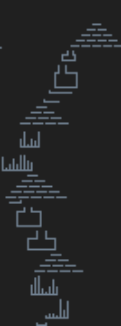
Frame 1 (no input)
Frame 60 (no input): identical to frame 1, image omitted
Frame 120 (the mouse pressed at the canvas centre since frame 60): identical to frame 1, image omitted

The p5.js sketch that drew this single still picture (run headless with seeded random() and noise() and a simulated clock; from frame 60 on, the mouse is pressed at the canvas centre):

// p5.js sketch
// ── sketch.js
let buttonPart1;
let buttonPart2;
let activePart = 'Part 1';
let run = false;
const xOfs = minX - 1;

const drawCave = () => {
  caveWallsArray.forEach(([y, x]) => set(x-xOfs, y, color(112,128,144)));
}

const drawGrainsOfSand = () => {
  grainsOfSand.forEach(grain => {
    const [y, x] = grain.split(',').map(Number);

    if (x < maxX && x > minX - 2)
      set(x-xOfs, y, color(244,164,96));
  });
}

function setup() {
  document.body.style.zoom = "180%";
  
  createCanvas(maxX-xOfs, maxY+1);
  
  const startRun = (part) => {
    activePart = part;
    run = true;
    grainsOfSand.clear();
    buttonPart1.attribute('disabled', '')
    buttonPart2.attribute('disabled', '')
  }

  buttonPart1 = createButton('Part 1');
  buttonPart2 = createButton('Part 2');

  buttonPart1.position(maxX-xOfs + 10, 7);
  buttonPart2.position(maxX-xOfs + 10, 30);

  buttonPart1.mousePressed(() => startRun('Part 1'));
  buttonPart2.mousePressed(() => startRun('Part 2'));
}

function draw() {
  background(32);
  loadPixels();

  drawCave();
  drawGrainsOfSand();   

  if (run) {
    // Skip simulations that are not in the visible area
    let [response, [y, x]] = dropOnce(activePart);
    while (!(x < maxX && x > minX - 2)) {
      [response, [y, x]] = dropOnce(activePart);
    }

    if (!response) { 
      run = false;
      console.log(activePart, grainsOfSand.size)
      buttonPart1.removeAttribute('disabled');
      buttonPart2.removeAttribute('disabled');
    }

    set(x-xOfs, y, color(255));
  }

  updatePixels();
}
// ── input.js
window.input = `480,150 -> 485,150
459,100 -> 464,100
448,94 -> 448,87 -> 448,94 -> 450,94 -> 450,93 -> 450,94 -> 452,94 -> 452,91 -> 452,94 -> 454,94 -> 454,88 -> 454,94 -> 456,94 -> 456,91 -> 456,94 -> 458,94 -> 458,86 -> 458,94 -> 460,94 -> 460,86 -> 460,94 -> 462,94 -> 462,89 -> 462,94 -> 464,94 -> 464,90 -> 464,94
464,163 -> 464,158 -> 464,163 -> 466,163 -> 466,154 -> 466,163 -> 468,163 -> 468,153 -> 468,163 -> 470,163 -> 470,160 -> 470,163 -> 472,163 -> 472,162 -> 472,163 -> 474,163 -> 474,159 -> 474,163 -> 476,163 -> 476,155 -> 476,163 -> 478,163 -> 478,159 -> 478,163
458,81 -> 458,77 -> 458,81 -> 460,81 -> 460,73 -> 460,81 -> 462,81 -> 462,80 -> 462,81 -> 464,81 -> 464,77 -> 464,81 -> 466,81 -> 466,78 -> 466,81 -> 468,81 -> 468,73 -> 468,81
504,19 -> 508,19
467,59 -> 472,59
463,103 -> 468,103
472,68 -> 477,68
472,176 -> 472,175 -> 472,176 -> 474,176 -> 474,174 -> 474,176 -> 476,176 -> 476,174 -> 476,176 -> 478,176 -> 478,175 -> 478,176 -> 480,176 -> 480,166 -> 480,176 -> 482,176 -> 482,172 -> 482,176 -> 484,176 -> 484,167 -> 484,176
470,103 -> 475,103
479,36 -> 479,40 -> 477,40 -> 477,48 -> 489,48 -> 489,40 -> 483,40 -> 483,36
448,94 -> 448,87 -> 448,94 -> 450,94 -> 450,93 -> 450,94 -> 452,94 -> 452,91 -> 452,94 -> 454,94 -> 454,88 -> 454,94 -> 456,94 -> 456,91 -> 456,94 -> 458,94 -> 458,86 -> 458,94 -> 460,94 -> 460,86 -> 460,94 -> 462,94 -> 462,89 -> 462,94 -> 464,94 -> 464,90 -> 464,94
448,94 -> 448,87 -> 448,94 -> 450,94 -> 450,93 -> 450,94 -> 452,94 -> 452,91 -> 452,94 -> 454,94 -> 454,88 -> 454,94 -> 456,94 -> 456,91 -> 456,94 -> 458,94 -> 458,86 -> 458,94 -> 460,94 -> 460,86 -> 460,94 -> 462,94 -> 462,89 -> 462,94 -> 464,94 -> 464,90 -> 464,94
467,128 -> 467,132 -> 462,132 -> 462,138 -> 477,138 -> 477,132 -> 472,132 -> 472,128
464,163 -> 464,158 -> 464,163 -> 466,163 -> 466,154 -> 466,163 -> 468,163 -> 468,153 -> 468,163 -> 470,163 -> 470,160 -> 470,163 -> 472,163 -> 472,162 -> 472,163 -> 474,163 -> 474,159 -> 474,163 -> 476,163 -> 476,155 -> 476,163 -> 478,163 -> 478,159 -> 478,163
452,112 -> 458,112 -> 458,111
460,115 -> 460,117 -> 456,117 -> 456,125 -> 469,125 -> 469,117 -> 464,117 -> 464,115
486,25 -> 490,25
471,109 -> 476,109
467,179 -> 467,180 -> 472,180 -> 472,179
487,150 -> 492,150
501,16 -> 505,16
448,94 -> 448,87 -> 448,94 -> 450,94 -> 450,93 -> 450,94 -> 452,94 -> 452,91 -> 452,94 -> 454,94 -> 454,88 -> 454,94 -> 456,94 -> 456,91 -> 456,94 -> 458,94 -> 458,86 -> 458,94 -> 460,94 -> 460,86 -> 460,94 -> 462,94 -> 462,89 -> 462,94 -> 464,94 -> 464,90 -> 464,94
472,176 -> 472,175 -> 472,176 -> 474,176 -> 474,174 -> 474,176 -> 476,176 -> 476,174 -> 476,176 -> 478,176 -> 478,175 -> 478,176 -> 480,176 -> 480,166 -> 480,176 -> 482,176 -> 482,172 -> 482,176 -> 484,176 -> 484,167 -> 484,176
479,36 -> 479,40 -> 477,40 -> 477,48 -> 489,48 -> 489,40 -> 483,40 -> 483,36
458,81 -> 458,77 -> 458,81 -> 460,81 -> 460,73 -> 460,81 -> 462,81 -> 462,80 -> 462,81 -> 464,81 -> 464,77 -> 464,81 -> 466,81 -> 466,78 -> 466,81 -> 468,81 -> 468,73 -> 468,81
464,109 -> 469,109
448,94 -> 448,87 -> 448,94 -> 450,94 -> 450,93 -> 450,94 -> 452,94 -> 452,91 -> 452,94 -> 454,94 -> 454,88 -> 454,94 -> 456,94 -> 456,91 -> 456,94 -> 458,94 -> 458,86 -> 458,94 -> 460,94 -> 460,86 -> 460,94 -> 462,94 -> 462,89 -> 462,94 -> 464,94 -> 464,90 -> 464,94
472,176 -> 472,175 -> 472,176 -> 474,176 -> 474,174 -> 474,176 -> 476,176 -> 476,174 -> 476,176 -> 478,176 -> 478,175 -> 478,176 -> 480,176 -> 480,166 -> 480,176 -> 482,176 -> 482,172 -> 482,176 -> 484,176 -> 484,167 -> 484,176
489,22 -> 493,22
458,81 -> 458,77 -> 458,81 -> 460,81 -> 460,73 -> 460,81 -> 462,81 -> 462,80 -> 462,81 -> 464,81 -> 464,77 -> 464,81 -> 466,81 -> 466,78 -> 466,81 -> 468,81 -> 468,73 -> 468,81
460,115 -> 460,117 -> 456,117 -> 456,125 -> 469,125 -> 469,117 -> 464,117 -> 464,115
471,55 -> 471,56 -> 479,56
458,81 -> 458,77 -> 458,81 -> 460,81 -> 460,73 -> 460,81 -> 462,81 -> 462,80 -> 462,81 -> 464,81 -> 464,77 -> 464,81 -> 466,81 -> 466,78 -> 466,81 -> 468,81 -> 468,73 -> 468,81
498,25 -> 502,25
467,128 -> 467,132 -> 462,132 -> 462,138 -> 477,138 -> 477,132 -> 472,132 -> 472,128
464,163 -> 464,158 -> 464,163 -> 466,163 -> 466,154 -> 466,163 -> 468,163 -> 468,153 -> 468,163 -> 470,163 -> 470,160 -> 470,163 -> 472,163 -> 472,162 -> 472,163 -> 474,163 -> 474,159 -> 474,163 -> 476,163 -> 476,155 -> 476,163 -> 478,163 -> 478,159 -> 478,163
498,13 -> 502,13
472,176 -> 472,175 -> 472,176 -> 474,176 -> 474,174 -> 474,176 -> 476,176 -> 476,174 -> 476,176 -> 478,176 -> 478,175 -> 478,176 -> 480,176 -> 480,166 -> 480,176 -> 482,176 -> 482,172 -> 482,176 -> 484,176 -> 484,167 -> 484,176
464,163 -> 464,158 -> 464,163 -> 466,163 -> 466,154 -> 466,163 -> 468,163 -> 468,153 -> 468,163 -> 470,163 -> 470,160 -> 470,163 -> 472,163 -> 472,162 -> 472,163 -> 474,163 -> 474,159 -> 474,163 -> 476,163 -> 476,155 -> 476,163 -> 478,163 -> 478,159 -> 478,163
472,144 -> 477,144
466,150 -> 471,150
479,36 -> 479,40 -> 477,40 -> 477,48 -> 489,48 -> 489,40 -> 483,40 -> 483,36
458,81 -> 458,77 -> 458,81 -> 460,81 -> 460,73 -> 460,81 -> 462,81 -> 462,80 -> 462,81 -> 464,81 -> 464,77 -> 464,81 -> 466,81 -> 466,78 -> 466,81 -> 468,81 -> 468,73 -> 468,81
507,22 -> 511,22
467,128 -> 467,132 -> 462,132 -> 462,138 -> 477,138 -> 477,132 -> 472,132 -> 472,128
464,163 -> 464,158 -> 464,163 -> 466,163 -> 466,154 -> 466,163 -> 468,163 -> 468,153 -> 468,163 -> 470,163 -> 470,160 -> 470,163 -> 472,163 -> 472,162 -> 472,163 -> 474,163 -> 474,159 -> 474,163 -> 476,163 -> 476,155 -> 476,163 -> 478,163 -> 478,159 -> 478,163
458,81 -> 458,77 -> 458,81 -> 460,81 -> 460,73 -> 460,81 -> 462,81 -> 462,80 -> 462,81 -> 464,81 -> 464,77 -> 464,81 -> 466,81 -> 466,78 -> 466,81 -> 468,81 -> 468,73 -> 468,81
479,36 -> 479,40 -> 477,40 -> 477,48 -> 489,48 -> 489,40 -> 483,40 -> 483,36
498,19 -> 502,19
458,81 -> 458,77 -> 458,81 -> 460,81 -> 460,73 -> 460,81 -> 462,81 -> 462,80 -> 462,81 -> 464,81 -> 464,77 -> 464,81 -> 466,81 -> 466,78 -> 466,81 -> 468,81 -> 468,73 -> 468,81
472,176 -> 472,175 -> 472,176 -> 474,176 -> 474,174 -> 474,176 -> 476,176 -> 476,174 -> 476,176 -> 478,176 -> 478,175 -> 478,176 -> 480,176 -> 480,166 -> 480,176 -> 482,176 -> 482,172 -> 482,176 -> 484,176 -> 484,167 -> 484,176
458,68 -> 463,68
458,81 -> 458,77 -> 458,81 -> 460,81 -> 460,73 -> 460,81 -> 462,81 -> 462,80 -> 462,81 -> 464,81 -> 464,77 -> 464,81 -> 466,81 -> 466,78 -> 466,81 -> 468,81 -> 468,73 -> 468,81
448,94 -> 448,87 -> 448,94 -> 450,94 -> 450,93 -> 450,94 -> 452,94 -> 452,91 -> 452,94 -> 454,94 -> 454,88 -> 454,94 -> 456,94 -> 456,91 -> 456,94 -> 458,94 -> 458,86 -> 458,94 -> 460,94 -> 460,86 -> 460,94 -> 462,94 -> 462,89 -> 462,94 -> 464,94 -> 464,90 -> 464,94
472,176 -> 472,175 -> 472,176 -> 474,176 -> 474,174 -> 474,176 -> 476,176 -> 476,174 -> 476,176 -> 478,176 -> 478,175 -> 478,176 -> 480,176 -> 480,166 -> 480,176 -> 482,176 -> 482,172 -> 482,176 -> 484,176 -> 484,167 -> 484,176
475,65 -> 480,65
458,81 -> 458,77 -> 458,81 -> 460,81 -> 460,73 -> 460,81 -> 462,81 -> 462,80 -> 462,81 -> 464,81 -> 464,77 -> 464,81 -> 466,81 -> 466,78 -> 466,81 -> 468,81 -> 468,73 -> 468,81
448,94 -> 448,87 -> 448,94 -> 450,94 -> 450,93 -> 450,94 -> 452,94 -> 452,91 -> 452,94 -> 454,94 -> 454,88 -> 454,94 -> 456,94 -> 456,91 -> 456,94 -> 458,94 -> 458,86 -> 458,94 -> 460,94 -> 460,86 -> 460,94 -> 462,94 -> 462,89 -> 462,94 -> 464,94 -> 464,90 -> 464,94
492,19 -> 496,19
448,94 -> 448,87 -> 448,94 -> 450,94 -> 450,93 -> 450,94 -> 452,94 -> 452,91 -> 452,94 -> 454,94 -> 454,88 -> 454,94 -> 456,94 -> 456,91 -> 456,94 -> 458,94 -> 458,86 -> 458,94 -> 460,94 -> 460,86 -> 460,94 -> 462,94 -> 462,89 -> 462,94 -> 464,94 -> 464,90 -> 464,94
472,176 -> 472,175 -> 472,176 -> 474,176 -> 474,174 -> 474,176 -> 476,176 -> 476,174 -> 476,176 -> 478,176 -> 478,175 -> 478,176 -> 480,176 -> 480,166 -> 480,176 -> 482,176 -> 482,172 -> 482,176 -> 484,176 -> 484,167 -> 484,176
464,163 -> 464,158 -> 464,163 -> 466,163 -> 466,154 -> 466,163 -> 468,163 -> 468,153 -> 468,163 -> 470,163 -> 470,160 -> 470,163 -> 472,163 -> 472,162 -> 472,163 -> 474,163 -> 474,159 -> 474,163 -> 476,163 -> 476,155 -> 476,163 -> 478,163 -> 478,159 -> 478,163
448,94 -> 448,87 -> 448,94 -> 450,94 -> 450,93 -> 450,94 -> 452,94 -> 452,91 -> 452,94 -> 454,94 -> 454,88 -> 454,94 -> 456,94 -> 456,91 -> 456,94 -> 458,94 -> 458,86 -> 458,94 -> 460,94 -> 460,86 -> 460,94 -> 462,94 -> 462,89 -> 462,94 -> 464,94 -> 464,90 -> 464,94
460,115 -> 460,117 -> 456,117 -> 456,125 -> 469,125 -> 469,117 -> 464,117 -> 464,115
464,163 -> 464,158 -> 464,163 -> 466,163 -> 466,154 -> 466,163 -> 468,163 -> 468,153 -> 468,163 -> 470,163 -> 470,160 -> 470,163 -> 472,163 -> 472,162 -> 472,163 -> 474,163 -> 474,159 -> 474,163 -> 476,163 -> 476,155 -> 476,163 -> 478,163 -> 478,159 -> 478,163
472,176 -> 472,175 -> 472,176 -> 474,176 -> 474,174 -> 474,176 -> 476,176 -> 476,174 -> 476,176 -> 478,176 -> 478,175 -> 478,176 -> 480,176 -> 480,166 -> 480,176 -> 482,176 -> 482,172 -> 482,176 -> 484,176 -> 484,167 -> 484,176
467,128 -> 467,132 -> 462,132 -> 462,138 -> 477,138 -> 477,132 -> 472,132 -> 472,128
464,163 -> 464,158 -> 464,163 -> 466,163 -> 466,154 -> 466,163 -> 468,163 -> 468,153 -> 468,163 -> 470,163 -> 470,160 -> 470,163 -> 472,163 -> 472,162 -> 472,163 -> 474,163 -> 474,159 -> 474,163 -> 476,163 -> 476,155 -> 476,163 -> 478,163 -> 478,159 -> 478,163
458,81 -> 458,77 -> 458,81 -> 460,81 -> 460,73 -> 460,81 -> 462,81 -> 462,80 -> 462,81 -> 464,81 -> 464,77 -> 464,81 -> 466,81 -> 466,78 -> 466,81 -> 468,81 -> 468,73 -> 468,81
466,100 -> 471,100
458,81 -> 458,77 -> 458,81 -> 460,81 -> 460,73 -> 460,81 -> 462,81 -> 462,80 -> 462,81 -> 464,81 -> 464,77 -> 464,81 -> 466,81 -> 466,78 -> 466,81 -> 468,81 -> 468,73 -> 468,81
448,94 -> 448,87 -> 448,94 -> 450,94 -> 450,93 -> 450,94 -> 452,94 -> 452,91 -> 452,94 -> 454,94 -> 454,88 -> 454,94 -> 456,94 -> 456,91 -> 456,94 -> 458,94 -> 458,86 -> 458,94 -> 460,94 -> 460,86 -> 460,94 -> 462,94 -> 462,89 -> 462,94 -> 464,94 -> 464,90 -> 464,94
464,62 -> 469,62
472,176 -> 472,175 -> 472,176 -> 474,176 -> 474,174 -> 474,176 -> 476,176 -> 476,174 -> 476,176 -> 478,176 -> 478,175 -> 478,176 -> 480,176 -> 480,166 -> 480,176 -> 482,176 -> 482,172 -> 482,176 -> 484,176 -> 484,167 -> 484,176
456,103 -> 461,103
484,28 -> 484,30 -> 481,30 -> 481,33 -> 488,33 -> 488,30 -> 487,30 -> 487,28
467,179 -> 467,180 -> 472,180 -> 472,179
467,128 -> 467,132 -> 462,132 -> 462,138 -> 477,138 -> 477,132 -> 472,132 -> 472,128
448,94 -> 448,87 -> 448,94 -> 450,94 -> 450,93 -> 450,94 -> 452,94 -> 452,91 -> 452,94 -> 454,94 -> 454,88 -> 454,94 -> 456,94 -> 456,91 -> 456,94 -> 458,94 -> 458,86 -> 458,94 -> 460,94 -> 460,86 -> 460,94 -> 462,94 -> 462,89 -> 462,94 -> 464,94 -> 464,90 -> 464,94
472,176 -> 472,175 -> 472,176 -> 474,176 -> 474,174 -> 474,176 -> 476,176 -> 476,174 -> 476,176 -> 478,176 -> 478,175 -> 478,176 -> 480,176 -> 480,166 -> 480,176 -> 482,176 -> 482,172 -> 482,176 -> 484,176 -> 484,167 -> 484,176
448,94 -> 448,87 -> 448,94 -> 450,94 -> 450,93 -> 450,94 -> 452,94 -> 452,91 -> 452,94 -> 454,94 -> 454,88 -> 454,94 -> 456,94 -> 456,91 -> 456,94 -> 458,94 -> 458,86 -> 458,94 -> 460,94 -> 460,86 -> 460,94 -> 462,94 -> 462,89 -> 462,94 -> 464,94 -> 464,90 -> 464,94
467,106 -> 472,106
464,163 -> 464,158 -> 464,163 -> 466,163 -> 466,154 -> 466,163 -> 468,163 -> 468,153 -> 468,163 -> 470,163 -> 470,160 -> 470,163 -> 472,163 -> 472,162 -> 472,163 -> 474,163 -> 474,159 -> 474,163 -> 476,163 -> 476,155 -> 476,163 -> 478,163 -> 478,159 -> 478,163
472,176 -> 472,175 -> 472,176 -> 474,176 -> 474,174 -> 474,176 -> 476,176 -> 476,174 -> 476,176 -> 478,176 -> 478,175 -> 478,176 -> 480,176 -> 480,166 -> 480,176 -> 482,176 -> 482,172 -> 482,176 -> 484,176 -> 484,167 -> 484,176
474,50 -> 474,51 -> 486,51
468,65 -> 473,65
448,94 -> 448,87 -> 448,94 -> 450,94 -> 450,93 -> 450,94 -> 452,94 -> 452,91 -> 452,94 -> 454,94 -> 454,88 -> 454,94 -> 456,94 -> 456,91 -> 456,94 -> 458,94 -> 458,86 -> 458,94 -> 460,94 -> 460,86 -> 460,94 -> 462,94 -> 462,89 -> 462,94 -> 464,94 -> 464,90 -> 464,94
472,176 -> 472,175 -> 472,176 -> 474,176 -> 474,174 -> 474,176 -> 476,176 -> 476,174 -> 476,176 -> 478,176 -> 478,175 -> 478,176 -> 480,176 -> 480,166 -> 480,176 -> 482,176 -> 482,172 -> 482,176 -> 484,176 -> 484,167 -> 484,176
479,68 -> 484,68
476,147 -> 481,147
448,94 -> 448,87 -> 448,94 -> 450,94 -> 450,93 -> 450,94 -> 452,94 -> 452,91 -> 452,94 -> 454,94 -> 454,88 -> 454,94 -> 456,94 -> 456,91 -> 456,94 -> 458,94 -> 458,86 -> 458,94 -> 460,94 -> 460,86 -> 460,94 -> 462,94 -> 462,89 -> 462,94 -> 464,94 -> 464,90 -> 464,94
453,106 -> 458,106
448,94 -> 448,87 -> 448,94 -> 450,94 -> 450,93 -> 450,94 -> 452,94 -> 452,91 -> 452,94 -> 454,94 -> 454,88 -> 454,94 -> 456,94 -> 456,91 -> 456,94 -> 458,94 -> 458,86 -> 458,94 -> 460,94 -> 460,86 -> 460,94 -> 462,94 -> 462,89 -> 462,94 -> 464,94 -> 464,90 -> 464,94
484,28 -> 484,30 -> 481,30 -> 481,33 -> 488,33 -> 488,30 -> 487,30 -> 487,28
464,163 -> 464,158 -> 464,163 -> 466,163 -> 466,154 -> 466,163 -> 468,163 -> 468,153 -> 468,163 -> 470,163 -> 470,160 -> 470,163 -> 472,163 -> 472,162 -> 472,163 -> 474,163 -> 474,159 -> 474,163 -> 476,163 -> 476,155 -> 476,163 -> 478,163 -> 478,159 -> 478,163
484,28 -> 484,30 -> 481,30 -> 481,33 -> 488,33 -> 488,30 -> 487,30 -> 487,28
464,163 -> 464,158 -> 464,163 -> 466,163 -> 466,154 -> 466,163 -> 468,163 -> 468,153 -> 468,163 -> 470,163 -> 470,160 -> 470,163 -> 472,163 -> 472,162 -> 472,163 -> 474,163 -> 474,159 -> 474,163 -> 476,163 -> 476,155 -> 476,163 -> 478,163 -> 478,159 -> 478,163
483,147 -> 488,147
472,176 -> 472,175 -> 472,176 -> 474,176 -> 474,174 -> 474,176 -> 476,176 -> 476,174 -> 476,176 -> 478,176 -> 478,175 -> 478,176 -> 480,176 -> 480,166 -> 480,176 -> 482,176 -> 482,172 -> 482,176 -> 484,176 -> 484,167 -> 484,176
501,22 -> 505,22
465,68 -> 470,68
479,144 -> 484,144
484,28 -> 484,30 -> 481,30 -> 481,33 -> 488,33 -> 488,30 -> 487,30 -> 487,28
484,28 -> 484,30 -> 481,30 -> 481,33 -> 488,33 -> 488,30 -> 487,30 -> 487,28
472,176 -> 472,175 -> 472,176 -> 474,176 -> 474,174 -> 474,176 -> 476,176 -> 476,174 -> 476,176 -> 478,176 -> 478,175 -> 478,176 -> 480,176 -> 480,166 -> 480,176 -> 482,176 -> 482,172 -> 482,176 -> 484,176 -> 484,167 -> 484,176
448,94 -> 448,87 -> 448,94 -> 450,94 -> 450,93 -> 450,94 -> 452,94 -> 452,91 -> 452,94 -> 454,94 -> 454,88 -> 454,94 -> 456,94 -> 456,91 -> 456,94 -> 458,94 -> 458,86 -> 458,94 -> 460,94 -> 460,86 -> 460,94 -> 462,94 -> 462,89 -> 462,94 -> 464,94 -> 464,90 -> 464,94
472,176 -> 472,175 -> 472,176 -> 474,176 -> 474,174 -> 474,176 -> 476,176 -> 476,174 -> 476,176 -> 478,176 -> 478,175 -> 478,176 -> 480,176 -> 480,166 -> 480,176 -> 482,176 -> 482,172 -> 482,176 -> 484,176 -> 484,167 -> 484,176
464,163 -> 464,158 -> 464,163 -> 466,163 -> 466,154 -> 466,163 -> 468,163 -> 468,153 -> 468,163 -> 470,163 -> 470,160 -> 470,163 -> 472,163 -> 472,162 -> 472,163 -> 474,163 -> 474,159 -> 474,163 -> 476,163 -> 476,155 -> 476,163 -> 478,163 -> 478,159 -> 478,163
474,106 -> 479,106
458,81 -> 458,77 -> 458,81 -> 460,81 -> 460,73 -> 460,81 -> 462,81 -> 462,80 -> 462,81 -> 464,81 -> 464,77 -> 464,81 -> 466,81 -> 466,78 -> 466,81 -> 468,81 -> 468,73 -> 468,81
471,55 -> 471,56 -> 479,56
448,94 -> 448,87 -> 448,94 -> 450,94 -> 450,93 -> 450,94 -> 452,94 -> 452,91 -> 452,94 -> 454,94 -> 454,88 -> 454,94 -> 456,94 -> 456,91 -> 456,94 -> 458,94 -> 458,86 -> 458,94 -> 460,94 -> 460,86 -> 460,94 -> 462,94 -> 462,89 -> 462,94 -> 464,94 -> 464,90 -> 464,94
475,141 -> 480,141
460,115 -> 460,117 -> 456,117 -> 456,125 -> 469,125 -> 469,117 -> 464,117 -> 464,115
448,94 -> 448,87 -> 448,94 -> 450,94 -> 450,93 -> 450,94 -> 452,94 -> 452,91 -> 452,94 -> 454,94 -> 454,88 -> 454,94 -> 456,94 -> 456,91 -> 456,94 -> 458,94 -> 458,86 -> 458,94 -> 460,94 -> 460,86 -> 460,94 -> 462,94 -> 462,89 -> 462,94 -> 464,94 -> 464,90 -> 464,94
472,176 -> 472,175 -> 472,176 -> 474,176 -> 474,174 -> 474,176 -> 476,176 -> 476,174 -> 476,176 -> 478,176 -> 478,175 -> 478,176 -> 480,176 -> 480,166 -> 480,176 -> 482,176 -> 482,172 -> 482,176 -> 484,176 -> 484,167 -> 484,176
472,176 -> 472,175 -> 472,176 -> 474,176 -> 474,174 -> 474,176 -> 476,176 -> 476,174 -> 476,176 -> 478,176 -> 478,175 -> 478,176 -> 480,176 -> 480,166 -> 480,176 -> 482,176 -> 482,172 -> 482,176 -> 484,176 -> 484,167 -> 484,176
484,28 -> 484,30 -> 481,30 -> 481,33 -> 488,33 -> 488,30 -> 487,30 -> 487,28
464,163 -> 464,158 -> 464,163 -> 466,163 -> 466,154 -> 466,163 -> 468,163 -> 468,153 -> 468,163 -> 470,163 -> 470,160 -> 470,163 -> 472,163 -> 472,162 -> 472,163 -> 474,163 -> 474,159 -> 474,163 -> 476,163 -> 476,155 -> 476,163 -> 478,163 -> 478,159 -> 478,163
457,109 -> 462,109
464,163 -> 464,158 -> 464,163 -> 466,163 -> 466,154 -> 466,163 -> 468,163 -> 468,153 -> 468,163 -> 470,163 -> 470,160 -> 470,163 -> 472,163 -> 472,162 -> 472,163 -> 474,163 -> 474,159 -> 474,163 -> 476,163 -> 476,155 -> 476,163 -> 478,163 -> 478,159 -> 478,163
458,81 -> 458,77 -> 458,81 -> 460,81 -> 460,73 -> 460,81 -> 462,81 -> 462,80 -> 462,81 -> 464,81 -> 464,77 -> 464,81 -> 466,81 -> 466,78 -> 466,81 -> 468,81 -> 468,73 -> 468,81
448,94 -> 448,87 -> 448,94 -> 450,94 -> 450,93 -> 450,94 -> 452,94 -> 452,91 -> 452,94 -> 454,94 -> 454,88 -> 454,94 -> 456,94 -> 456,91 -> 456,94 -> 458,94 -> 458,86 -> 458,94 -> 460,94 -> 460,86 -> 460,94 -> 462,94 -> 462,89 -> 462,94 -> 464,94 -> 464,90 -> 464,94
467,128 -> 467,132 -> 462,132 -> 462,138 -> 477,138 -> 477,132 -> 472,132 -> 472,128
504,25 -> 508,25
458,81 -> 458,77 -> 458,81 -> 460,81 -> 460,73 -> 460,81 -> 462,81 -> 462,80 -> 462,81 -> 464,81 -> 464,77 -> 464,81 -> 466,81 -> 466,78 -> 466,81 -> 468,81 -> 468,73 -> 468,81
464,163 -> 464,158 -> 464,163 -> 466,163 -> 466,154 -> 466,163 -> 468,163 -> 468,153 -> 468,163 -> 470,163 -> 470,160 -> 470,163 -> 472,163 -> 472,162 -> 472,163 -> 474,163 -> 474,159 -> 474,163 -> 476,163 -> 476,155 -> 476,163 -> 478,163 -> 478,159 -> 478,163
448,94 -> 448,87 -> 448,94 -> 450,94 -> 450,93 -> 450,94 -> 452,94 -> 452,91 -> 452,94 -> 454,94 -> 454,88 -> 454,94 -> 456,94 -> 456,91 -> 456,94 -> 458,94 -> 458,86 -> 458,94 -> 460,94 -> 460,86 -> 460,94 -> 462,94 -> 462,89 -> 462,94 -> 464,94 -> 464,90 -> 464,94
495,22 -> 499,22
492,25 -> 496,25
448,94 -> 448,87 -> 448,94 -> 450,94 -> 450,93 -> 450,94 -> 452,94 -> 452,91 -> 452,94 -> 454,94 -> 454,88 -> 454,94 -> 456,94 -> 456,91 -> 456,94 -> 458,94 -> 458,86 -> 458,94 -> 460,94 -> 460,86 -> 460,94 -> 462,94 -> 462,89 -> 462,94 -> 464,94 -> 464,90 -> 464,94
472,176 -> 472,175 -> 472,176 -> 474,176 -> 474,174 -> 474,176 -> 476,176 -> 476,174 -> 476,176 -> 478,176 -> 478,175 -> 478,176 -> 480,176 -> 480,166 -> 480,176 -> 482,176 -> 482,172 -> 482,176 -> 484,176 -> 484,167 -> 484,176
467,128 -> 467,132 -> 462,132 -> 462,138 -> 477,138 -> 477,132 -> 472,132 -> 472,128
460,106 -> 465,106
469,147 -> 474,147
450,109 -> 455,109
464,163 -> 464,158 -> 464,163 -> 466,163 -> 466,154 -> 466,163 -> 468,163 -> 468,153 -> 468,163 -> 470,163 -> 470,160 -> 470,163 -> 472,163 -> 472,162 -> 472,163 -> 474,163 -> 474,159 -> 474,163 -> 476,163 -> 476,155 -> 476,163 -> 478,163 -> 478,159 -> 478,163
452,112 -> 458,112 -> 458,111
461,65 -> 466,65
458,81 -> 458,77 -> 458,81 -> 460,81 -> 460,73 -> 460,81 -> 462,81 -> 462,80 -> 462,81 -> 464,81 -> 464,77 -> 464,81 -> 466,81 -> 466,78 -> 466,81 -> 468,81 -> 468,73 -> 468,81
464,163 -> 464,158 -> 464,163 -> 466,163 -> 466,154 -> 466,163 -> 468,163 -> 468,153 -> 468,163 -> 470,163 -> 470,160 -> 470,163 -> 472,163 -> 472,162 -> 472,163 -> 474,163 -> 474,159 -> 474,163 -> 476,163 -> 476,155 -> 476,163 -> 478,163 -> 478,159 -> 478,163
472,176 -> 472,175 -> 472,176 -> 474,176 -> 474,174 -> 474,176 -> 476,176 -> 476,174 -> 476,176 -> 478,176 -> 478,175 -> 478,176 -> 480,176 -> 480,166 -> 480,176 -> 482,176 -> 482,172 -> 482,176 -> 484,176 -> 484,167 -> 484,176
448,94 -> 448,87 -> 448,94 -> 450,94 -> 450,93 -> 450,94 -> 452,94 -> 452,91 -> 452,94 -> 454,94 -> 454,88 -> 454,94 -> 456,94 -> 456,91 -> 456,94 -> 458,94 -> 458,86 -> 458,94 -> 460,94 -> 460,86 -> 460,94 -> 462,94 -> 462,89 -> 462,94 -> 464,94 -> 464,90 -> 464,94
467,179 -> 467,180 -> 472,180 -> 472,179
464,163 -> 464,158 -> 464,163 -> 466,163 -> 466,154 -> 466,163 -> 468,163 -> 468,153 -> 468,163 -> 470,163 -> 470,160 -> 470,163 -> 472,163 -> 472,162 -> 472,163 -> 474,163 -> 474,159 -> 474,163 -> 476,163 -> 476,155 -> 476,163 -> 478,163 -> 478,159 -> 478,163
460,115 -> 460,117 -> 456,117 -> 456,125 -> 469,125 -> 469,117 -> 464,117 -> 464,115
464,163 -> 464,158 -> 464,163 -> 466,163 -> 466,154 -> 466,163 -> 468,163 -> 468,153 -> 468,163 -> 470,163 -> 470,160 -> 470,163 -> 472,163 -> 472,162 -> 472,163 -> 474,163 -> 474,159 -> 474,163 -> 476,163 -> 476,155 -> 476,163 -> 478,163 -> 478,159 -> 478,163
458,81 -> 458,77 -> 458,81 -> 460,81 -> 460,73 -> 460,81 -> 462,81 -> 462,80 -> 462,81 -> 464,81 -> 464,77 -> 464,81 -> 466,81 -> 466,78 -> 466,81 -> 468,81 -> 468,73 -> 468,81
462,97 -> 467,97
448,94 -> 448,87 -> 448,94 -> 450,94 -> 450,93 -> 450,94 -> 452,94 -> 452,91 -> 452,94 -> 454,94 -> 454,88 -> 454,94 -> 456,94 -> 456,91 -> 456,94 -> 458,94 -> 458,86 -> 458,94 -> 460,94 -> 460,86 -> 460,94 -> 462,94 -> 462,89 -> 462,94 -> 464,94 -> 464,90 -> 464,94
464,163 -> 464,158 -> 464,163 -> 466,163 -> 466,154 -> 466,163 -> 468,163 -> 468,153 -> 468,163 -> 470,163 -> 470,160 -> 470,163 -> 472,163 -> 472,162 -> 472,163 -> 474,163 -> 474,159 -> 474,163 -> 476,163 -> 476,155 -> 476,163 -> 478,163 -> 478,159 -> 478,163
510,25 -> 514,25
495,16 -> 499,16
448,94 -> 448,87 -> 448,94 -> 450,94 -> 450,93 -> 450,94 -> 452,94 -> 452,91 -> 452,94 -> 454,94 -> 454,88 -> 454,94 -> 456,94 -> 456,91 -> 456,94 -> 458,94 -> 458,86 -> 458,94 -> 460,94 -> 460,86 -> 460,94 -> 462,94 -> 462,89 -> 462,94 -> 464,94 -> 464,90 -> 464,94
458,81 -> 458,77 -> 458,81 -> 460,81 -> 460,73 -> 460,81 -> 462,81 -> 462,80 -> 462,81 -> 464,81 -> 464,77 -> 464,81 -> 466,81 -> 466,78 -> 466,81 -> 468,81 -> 468,73 -> 468,81
448,94 -> 448,87 -> 448,94 -> 450,94 -> 450,93 -> 450,94 -> 452,94 -> 452,91 -> 452,94 -> 454,94 -> 454,88 -> 454,94 -> 456,94 -> 456,91 -> 456,94 -> 458,94 -> 458,86 -> 458,94 -> 460,94 -> 460,86 -> 460,94 -> 462,94 -> 462,89 -> 462,94 -> 464,94 -> 464,90 -> 464,94
479,36 -> 479,40 -> 477,40 -> 477,48 -> 489,48 -> 489,40 -> 483,40 -> 483,36
464,163 -> 464,158 -> 464,163 -> 466,163 -> 466,154 -> 466,163 -> 468,163 -> 468,153 -> 468,163 -> 470,163 -> 470,160 -> 470,163 -> 472,163 -> 472,162 -> 472,163 -> 474,163 -> 474,159 -> 474,163 -> 476,163 -> 476,155 -> 476,163 -> 478,163 -> 478,159 -> 478,163
472,176 -> 472,175 -> 472,176 -> 474,176 -> 474,174 -> 474,176 -> 476,176 -> 476,174 -> 476,176 -> 478,176 -> 478,175 -> 478,176 -> 480,176 -> 480,166 -> 480,176 -> 482,176 -> 482,172 -> 482,176 -> 484,176 -> 484,167 -> 484,176
460,115 -> 460,117 -> 456,117 -> 456,125 -> 469,125 -> 469,117 -> 464,117 -> 464,115
448,94 -> 448,87 -> 448,94 -> 450,94 -> 450,93 -> 450,94 -> 452,94 -> 452,91 -> 452,94 -> 454,94 -> 454,88 -> 454,94 -> 456,94 -> 456,91 -> 456,94 -> 458,94 -> 458,86 -> 458,94 -> 460,94 -> 460,86 -> 460,94 -> 462,94 -> 462,89 -> 462,94 -> 464,94 -> 464,90 -> 464,94
479,36 -> 479,40 -> 477,40 -> 477,48 -> 489,48 -> 489,40 -> 483,40 -> 483,36
464,163 -> 464,158 -> 464,163 -> 466,163 -> 466,154 -> 466,163 -> 468,163 -> 468,153 -> 468,163 -> 470,163 -> 470,160 -> 470,163 -> 472,163 -> 472,162 -> 472,163 -> 474,163 -> 474,159 -> 474,163 -> 476,163 -> 476,155 -> 476,163 -> 478,163 -> 478,159 -> 478,163
464,163 -> 464,158 -> 464,163 -> 466,163 -> 466,154 -> 466,163 -> 468,163 -> 468,153 -> 468,163 -> 470,163 -> 470,160 -> 470,163 -> 472,163 -> 472,162 -> 472,163 -> 474,163 -> 474,159 -> 474,163 -> 476,163 -> 476,155 -> 476,163 -> 478,163 -> 478,159 -> 478,163
473,150 -> 478,150
471,62 -> 476,62
484,28 -> 484,30 -> 481,30 -> 481,33 -> 488,33 -> 488,30 -> 487,30 -> 487,28
479,36 -> 479,40 -> 477,40 -> 477,48 -> 489,48 -> 489,40 -> 483,40 -> 483,36
478,109 -> 483,109
474,50 -> 474,51 -> 486,51
460,115 -> 460,117 -> 456,117 -> 456,125 -> 469,125 -> 469,117 -> 464,117 -> 464,115`;

// ── solution.js
const caveScan = input.split('\n')
  .map(scanLine => scanLine.split(' -> ')
    .map(coord => coord.split(',')
      .map(Number)));

const minmax = (a, b) => [Math.min(a, b), Math.max(a, b)];
const equals = (v1, v2) => v1[0] === v2[0] && v1[1] === v2[1];
const absDx = (v1, v2) => Math.abs(v1[0] - v2[0])
const absDy = (v1, v2) => Math.abs(v1[1] - v2[1])

const caveWalls = new Set();
const caveWallsArray = [];
const grainsOfSand = new Set();

const sandSource = [0, 500];

const yS = caveScan.map((scanLine) => scanLine.map(([_, y]) => y)).flat();
const xS = caveScan.map((scanLine) => scanLine.map(([x, _]) => x)).flat();
const maxY = Math.max(...yS);
const maxX = Math.max(...xS);
const minX = Math.min(...xS);

caveScan.forEach(lineScan => {
  for(let i = 0; i < lineScan.length - 1; i++) {
    const [prevX, prevY] = lineScan[i]; 
    const [currX, currY] = lineScan[i + 1];

    const dX = absDx([prevX, prevY], [currX, currY]);
    const dY = absDy([prevX, prevY], [currX, currY]);
    console.assert([dY, dX].some(v => v === 0), 'Not a straight line');

    const [y1, y2] = minmax(prevY, currY);
    const [x1, x2] = minmax(prevX, currX);

    if (dX === 0) {
      for (let y = y1; y <= y2; y++) {
        caveWalls.add(`${y},${prevX}`);
        caveWallsArray.push([y, prevX]);
      }
    }      
    else {
      for (let x = x1; x <= x2; x++) {
        caveWalls.add(`${prevY},${x}`);
        caveWallsArray.push([prevY, x]);
      }
    }
  }
});

const dropOnce = (type) => {
  let [y, x] = sandSource;

  const below = () => {
    const np = `${y + 1},${x}` 
    return !caveWalls.has(np) && !grainsOfSand.has(np) && y < maxY + 1; // Zero-indexed, so it's actually Two more.
  }
  const belowLeft = () => {
    const np = `${y + 1},${x - 1}` 
    return !caveWalls.has(np) && !grainsOfSand.has(np) && y < maxY + 1; // Zero-indexed, so it's actually Two more.
  }
  const belowRight = () => {
    const np = `${y + 1},${x + 1}`
    return !caveWalls.has(np) && !grainsOfSand.has(np) && y < maxY + 1; // Zero-indexed, so it's actually Two more.
  }
  
  while (true) {
    if (below()) 
      [y, x] = [y + 1, x];
    else if (belowLeft()) 
      [y, x] = [y + 1, x - 1];
    else if (belowRight()) 
      [y, x] = [y + 1, x + 1];
    else {
      if (type === 'Part 1') {
        if (y >= maxY) // Fell into the abyss
          return [false, [y, x]];
        grainsOfSand.add(`${y},${x}`);
        return [true, [y, x]];
      }
      else {
        grainsOfSand.add(`${y},${x}`);
        if (equals([y, x], sandSource))
          return [false, [y, x]];
        return [true, [y, x]]
      }
    }
  }
}
